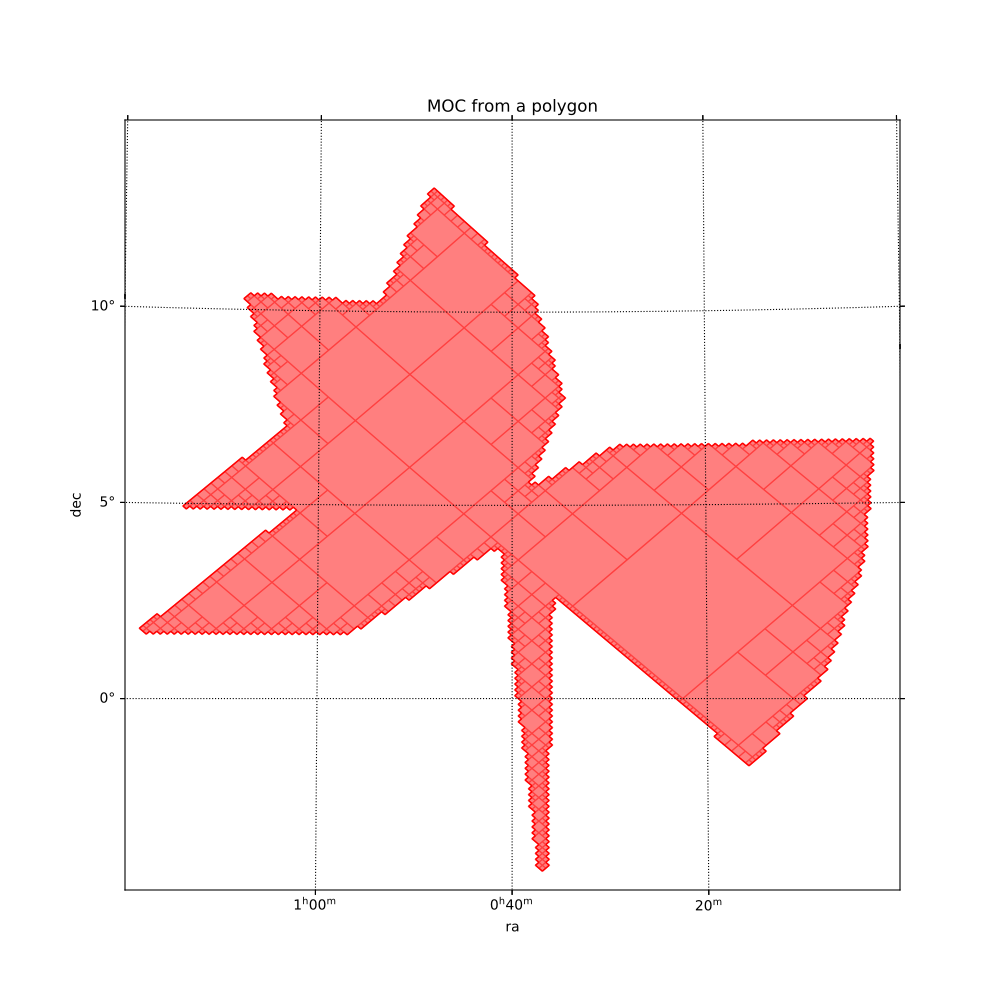

Python code for this plot:
from mocpy import MOC, WCS
from astropy.coordinates import Angle, SkyCoord
import astropy.units as u

import numpy as np
# The set of points delimiting the polygon in deg
vertices = np.array([[18.36490956,  5.        ],
                    [15.7446692 ,  6.97214743],
                    [16.80755056, 10.29852928],
                    [13.36215502, 10.14616136],
                    [12.05298691, 13.10706197],
                    [ 9.54793022, 10.4556709 ],
                    [ 8.7677627 ,  7.80921809],
                    [ 9.71595962,  5.30855011],
                    [ 7.32238541,  6.44905255],
                    [ 0.807265  ,  6.53399616],
                    [ 1.08855146,  3.51294225],
                    [ 2.07615384,  0.7118289 ],
                    [ 3.90690158, -1.61886929],
                    [ 9.03727956,  2.80521847],
                    [ 9.22274427, -4.38008174],
                    [10.23563378,  4.06950324],
                    [10.79931601,  3.77655576],
                    [14.16533992,  1.7579858 ],
                    [19.36243491,  1.78587203],
                    [15.31732084,  5.        ]])
skycoord = SkyCoord(vertices, unit="deg", frame="icrs")
# A point that we say it belongs to the inside of the MOC
inside = SkyCoord(ra=10, dec=5, unit="deg", frame="icrs")
moc = MOC.from_polygon_skycoord(skycoord, max_depth=9)
moc.write('polygon_moc.fits', format='fits', overwrite=True)
# Plot the MOC using matplotlib
import matplotlib.pyplot as plt
fig = plt.figure(111, figsize=(10, 10))
# Define a astropy WCS easily
with WCS(fig, 
        fov=20 * u.deg,
        center=SkyCoord(10, 5, unit='deg', frame='icrs'),
        coordsys="icrs",
        rotation=Angle(0, u.degree),
        # The gnomonic projection transforms great circles into straight lines. 
        projection="TAN") as wcs:
    ax = fig.add_subplot(1, 1, 1, projection=wcs)
    # Call fill with a matplotlib axe and the `~astropy.wcs.WCS` wcs object.
    moc.fill(ax=ax, wcs=wcs, alpha=0.5, fill=True, color="red", linewidth=1)
    moc.border(ax=ax, wcs=wcs, alpha=1, color="red")

plt.xlabel('ra')
plt.ylabel('dec')
plt.title('MOC from a polygon')
plt.grid(color="black", linestyle="dotted")
plt.show()
